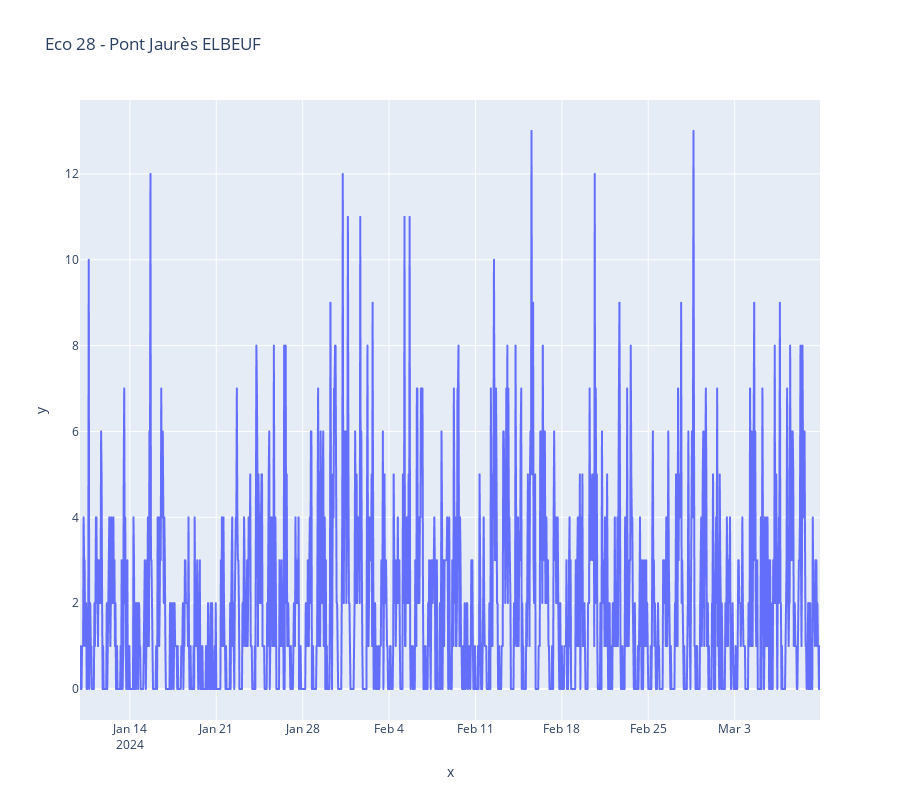
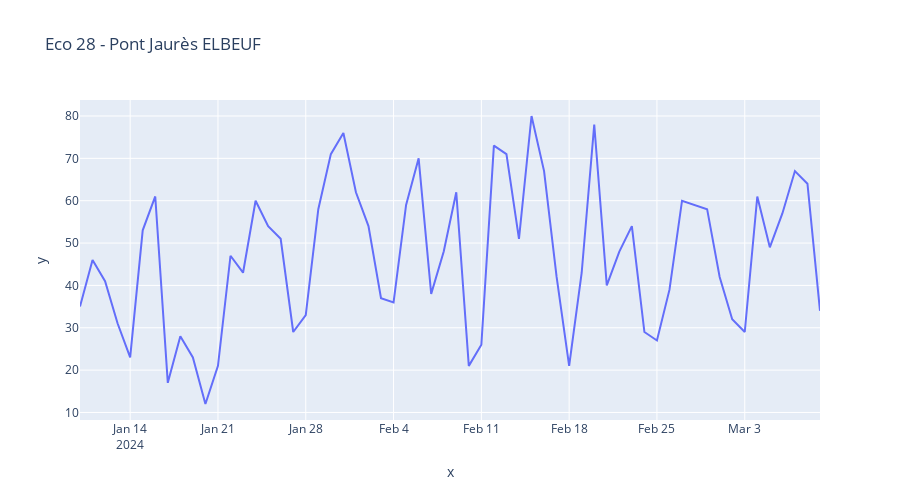

Here is the notebook cell these charts were saved with, in order:
### Code cell
def multiplot(name):
    for f in plot(name),plot_comptage_jour(name),plot_comptage_jour_de_la_semaine(name),plot_moyenne_horaire(name),plot_volume_annuel(name),plot_volume_mensuel(name):
        f.show()

widgets.interact(multiplot,name=df['name'].unique())

### Figure 1 — Plotly figure (JSON) as saved in the notebook; plotly's stock layout.template omitted (floating-point values rounded to 4 significant figures; data arrays with more than 128 entries replaced by an {"elided": "..."} marker saying what was removed)
{"data": [{"hovertemplate": "x=%{x}<br>y=%{y}<extra></extra>", "legendgroup": "", "line": {"color": "#636efa", "dash": "solid"}, "marker": {"symbol": "circle"}, "mode": "lines", "name": "", "showlegend": false, "type": "scattergl", "x": {"elided": "1440 str values"}, "xaxis": "x", "y": {"elided": "1440 int values"}, "yaxis": "y"}], "layout": {"height": 800, "legend": {"tracegroupgap": 0}, "title": {"text": "Eco 28 - Pont Jaurès ELBEUF"}, "xaxis": {"anchor": "y", "domain": [0, 1], "title": {"text": "x"}}, "yaxis": {"anchor": "x", "domain": [0, 1], "title": {"text": "y"}}}}

### Figure 2 — Plotly figure (JSON) as saved in the notebook; plotly's stock layout.template omitted (floating-point values rounded to 4 significant figures)
{"data": [{"hovertemplate": "x=%{x}<br>y=%{y}<extra></extra>", "legendgroup": "", "line": {"color": "#636efa", "dash": "solid"}, "marker": {"symbol": "circle"}, "mode": "lines", "name": "", "orientation": "v", "showlegend": false, "type": "scatter", "x": ["2024-01-10T00:00:00", "2024-01-11T00:00:00", "2024-01-12T00:00:00", "2024-01-13T00:00:00", "2024-01-14T00:00:00", "2024-01-15T00:00:00", "2024-01-16T00:00:00", "2024-01-17T00:00:00", "2024-01-18T00:00:00", "2024-01-19T00:00:00", "2024-01-20T00:00:00", "2024-01-21T00:00:00", "2024-01-22T00:00:00", "2024-01-23T00:00:00", "2024-01-24T00:00:00", "2024-01-25T00:00:00", "2024-01-26T00:00:00", "2024-01-27T00:00:00", "2024-01-28T00:00:00", "2024-01-29T00:00:00", "2024-01-30T00:00:00", "2024-01-31T00:00:00", "2024-02-01T00:00:00", "2024-02-02T00:00:00", "2024-02-03T00:00:00", "2024-02-04T00:00:00", "2024-02-05T00:00:00", "2024-02-06T00:00:00", "2024-02-07T00:00:00", "2024-02-08T00:00:00", "2024-02-09T00:00:00", "2024-02-10T00:00:00", "2024-02-11T00:00:00", "2024-02-12T00:00:00", "2024-02-13T00:00:00", "2024-02-14T00:00:00", "2024-02-15T00:00:00", "2024-02-16T00:00:00", "2024-02-17T00:00:00", "2024-02-18T00:00:00", "2024-02-19T00:00:00", "2024-02-20T00:00:00", "2024-02-21T00:00:00", "2024-02-22T00:00:00", "2024-02-23T00:00:00", "2024-02-24T00:00:00", "2024-02-25T00:00:00", "2024-02-26T00:00:00", "2024-02-27T00:00:00", "2024-02-28T00:00:00", "2024-02-29T00:00:00", "2024-03-01T00:00:00", "2024-03-02T00:00:00", "2024-03-03T00:00:00", "2024-03-04T00:00:00", "2024-03-05T00:00:00", "2024-03-06T00:00:00", "2024-03-07T00:00:00", "2024-03-08T00:00:00", "2024-03-09T00:00:00"], "xaxis": "x", "y": [35, 46, 41, 31, 23, 53, 61, 17, 28, 23, 12, 21, 47, 43, 60, 54, 51, 29, 33, 58, 71, 76, 62, 54, 37, 36, 59, 70, 38, 48, 62, 21, 26, 73, 71, 51, 80, 67, 42, 21, 43, 78, 40, 48, 54, 29, 27, 39, 60, 59, 58, 42, 32, 29, 61, 49, 57, 67, 64, 34], "yaxis": "y"}], "layout": {"height": 500, "legend": {"tracegroupgap": 0}, "title": {"text": "Eco 28 - Pont Jaurès ELBEUF"}, "xaxis": {"anchor": "y", "domain": [0, 1], "title": {"text": "x"}}, "yaxis": {"anchor": "x", "domain": [0, 1], "title": {"text": "y"}}}}
